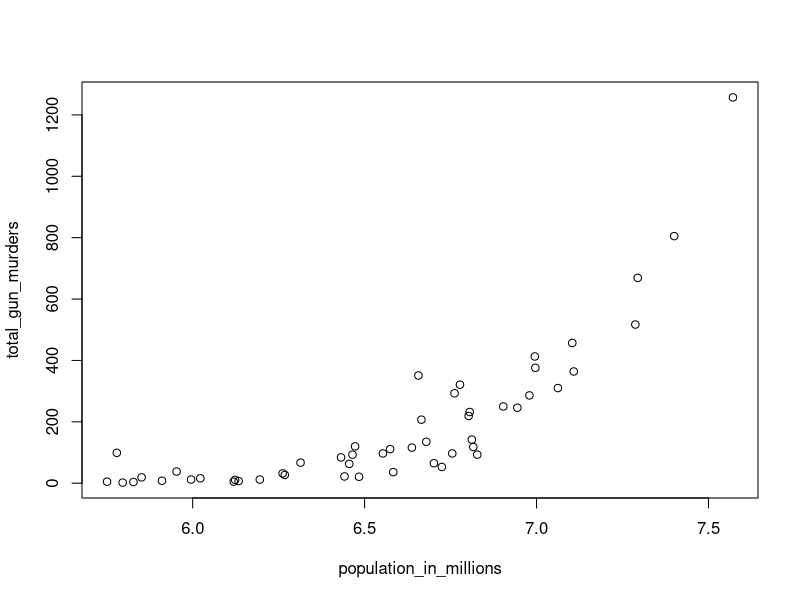
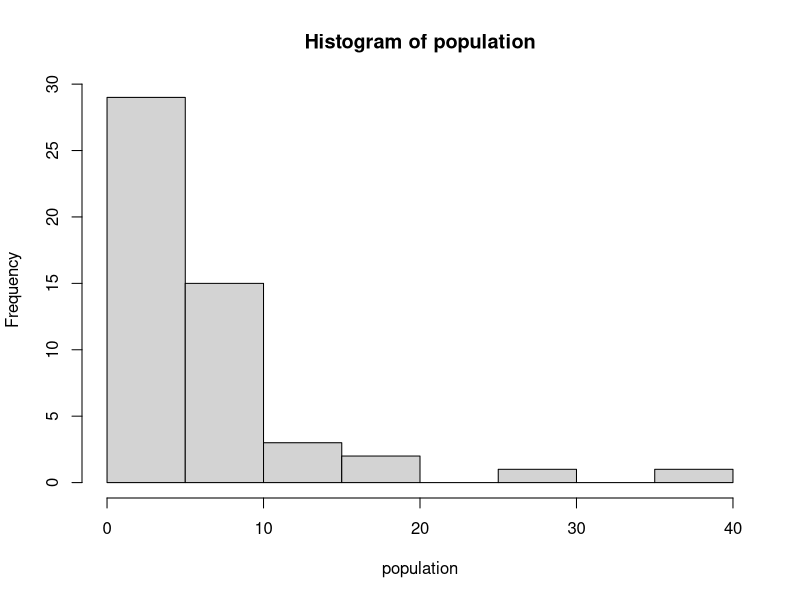
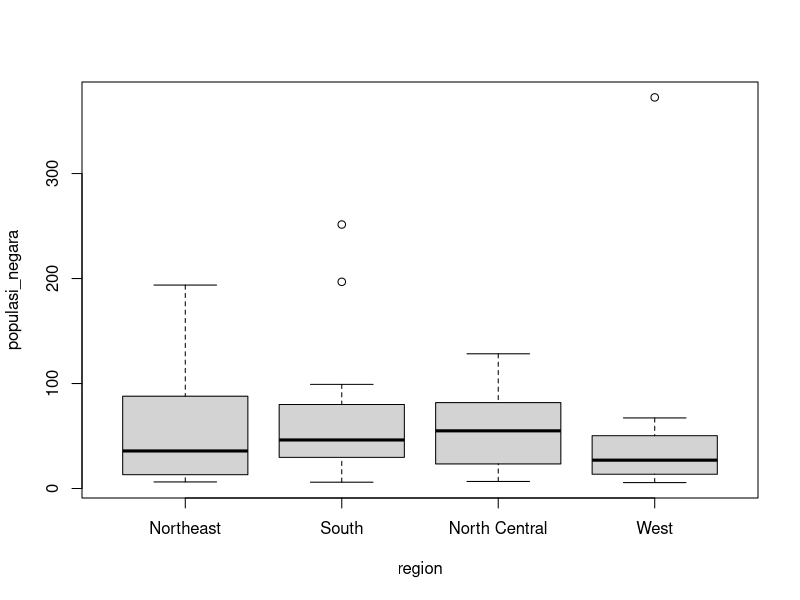

These charts were generated, in order, by the following R code:
## ---- chunk 1
  library(dslabs)
  data(murders)
  
  pop= murders$population
  sort(pop)[1]
## ---- chunk 2
  index = order(murders$population)
  index[1]
## ---- chunk 3
  x = which.min(pop)
## ---- chunk 4
  populasi_terkecil = (murders$state[index])[1]
  populasi_terkecil
## ---- chunk 5
  ranks = rank(pop)
  my_df = data.frame(nama = murders$state , peringkat = ranks)
  my_df

## ---- chunk 6
  ind = order(my_df$peringkat)
  my_dff = data.frame(nama = (sort(murders$state))[ind], populasi = sort(murders$population), peringkat = sort(ranks))
  my_dff
## ---- chunk 7
  population_in_millions <- log10(murders$population)
  total_gun_murders <- murders$total
  plot(population_in_millions, total_gun_murders) 
## ---- chunk 8
  population = murders$population /1000000
  hist(population)
## ---- chunk 9
  populasi_negara=murders$population/10^5
  plot(populasi_negara~region,data=murders)
